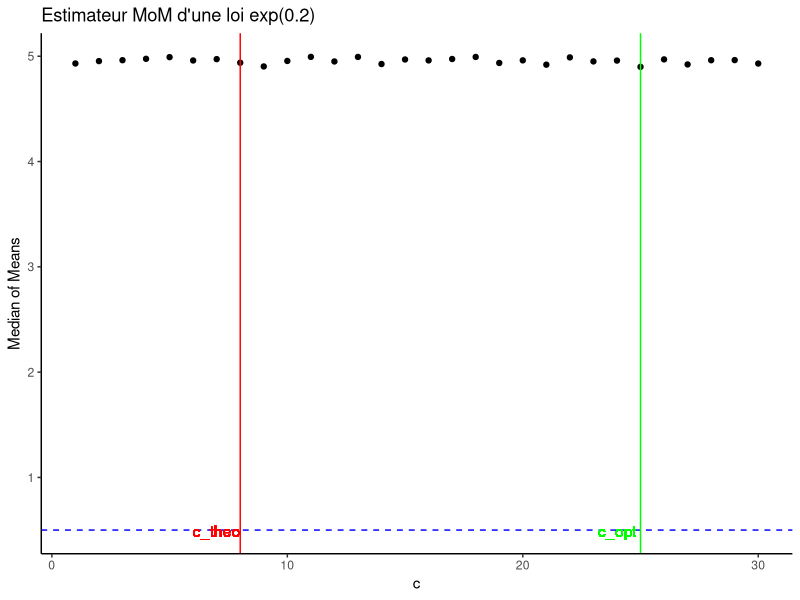
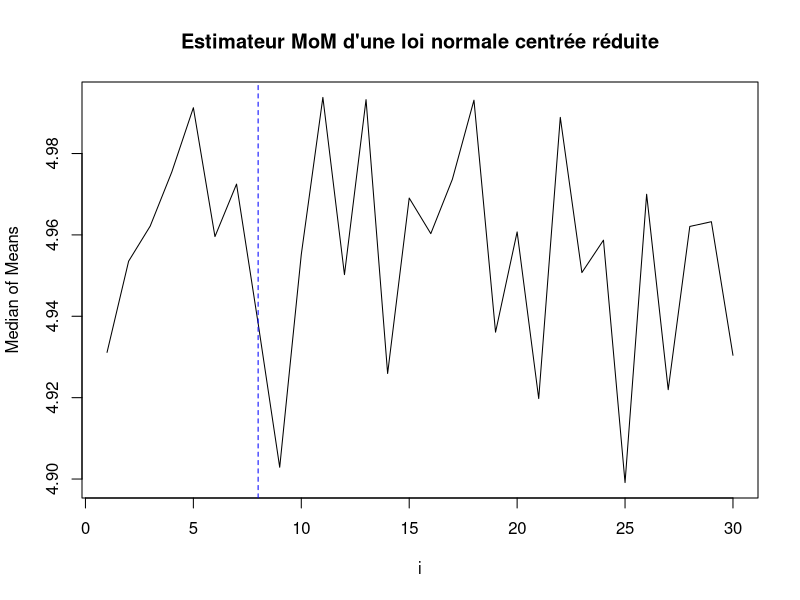
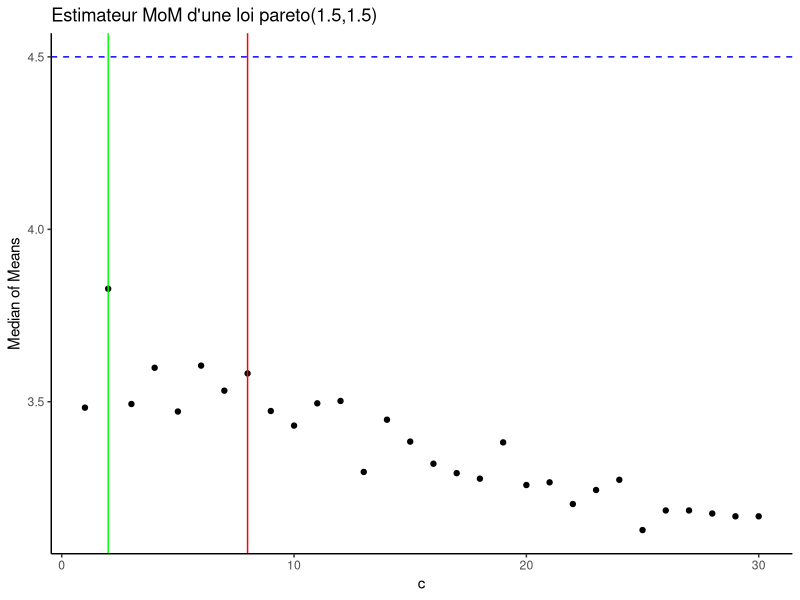
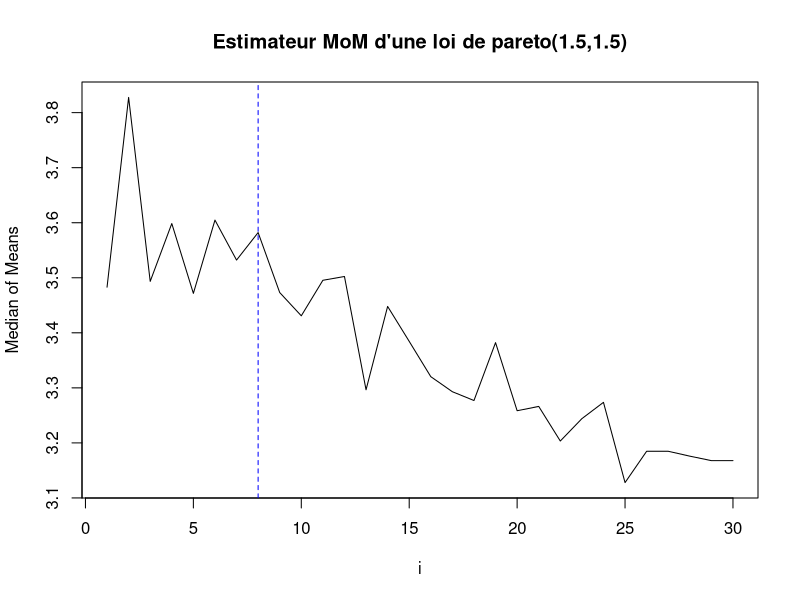

These figures' R source, in order: (Note: this script raises an error after producing the figures.)
## ---- chunk 1
knitr::opts_chunk$set(echo = TRUE)
## ---- chunk 2
set.seed(1234)
## ---- chunk 3
median_of_means <- function(X, n) {
  if (n > length(X)) {
    n <- ceiling(length(X) / 2)
  }
  indic <- rep(1:n, each = floor(length(X) / n))
  indic <- sample(indic)
  moyennes <- sapply(1:n, function(block) mean(X[indic == block]))
  return(median(moyennes))
}
## ---- chunk 4
rob_median_of_means <- function(X, n, l) {
  res <- replicate(l, median_of_means(X, n))
  return(mean(res))
}
## ---- chunk 5
M=0
population1=rnorm(1000,M,3)
c(median_of_means(population1, 10),mean(population1),(mean(population1) - median_of_means(population1, 10)) ^ 2)

## ---- chunk 6
c(rob_median_of_means(population1, 10, 20),mean(population1),(mean(population1) - rob_median_of_means(population1, 10, 20)) ^ 2)
## ---- chunk 7
population2=rnorm(1000,4,1)
c(median_of_means(population2, 10),mean(population2),(mean(population2) - median_of_means(population2, 10)) ^ 2)
## ---- chunk 8
c(rob_median_of_means(population2, 10, 20),mean(population2),(mean(population2) - rob_median_of_means(population2, 10, 20)) ^ 2)
## ---- chunk 9
population3=rt(1000, df=5)
c(median_of_means(population3, 10),mean(population3),(mean(population3) - median_of_means(population3, 10)) ^ 2)
## ---- chunk 10
c(rob_median_of_means(population3, 10, 20),mean(population3),(mean(population3) - rob_median_of_means(population3, 10, 20)) ^ 2)
## ---- chunk 11
median_of_means_opt <- function(X, alpha=0.025) {
  n=length(X)
  k <- trunc(8*log(1/alpha))
  m <- n/k
  indic <- rep(1:k, each = m)
  indic <- sample(indic)
  moyennes <- sapply(1:k, function(block) mean(X[indic == block]))
  return(median(moyennes))
}

rob_median_of_means_opt <- function(X, alpha=0.025, l) {
  res <- replicate(l, median_of_means_opt(X, alpha))
  return(mean(res))
}
## ---- chunk 12
library("ggplot2")
median_of_means_opt3 <- function(X, alpha, i) {
  n <- length(X)
  k <- trunc(i * log(1/alpha))
  m <- n / k
  indic <- rep(1:k, each = m)
  sample(indic)
  moyennes <- sapply(1:k, function(block) mean(X[indic == block]))
  return(median(moyennes))
}

population1 <- rexp(10000, 0.2)
rob_median_of_means_opt(population1,0.025, 1000)
population1
alpha <- 0.025
i_values <- 1:30
median_values <- sapply(i_values, function(i) median_of_means_opt3(population1, alpha, i))
data=as.data.frame(cbind(i_values,median_values))
ggplot(data = data, aes(x = i_values, y = median_values)) +
  geom_point() +
  geom_hline(yintercept = 1/2, linetype = "dashed", color = "blue") +
  geom_vline(xintercept = 8, color = "red") +
  geom_vline(xintercept = i_values[which.min(abs(median_values - 0.5))], color = "green") +
  labs(x = "c", y = "Median of Means", title = "Estimateur MoM d'une loi exp(0.2)") +
  geom_text(x = 7, y = 0.491, label = "c_theo", color = "red", vjust = 0.5) +
  geom_text(x = i_values[which.min(abs(median_values - 0.5))]-1, y = 0.491, label = "c_opt", color = "green", vjust = 0.5) +
  theme_classic()
plot(x = i_values, y = median_values, type = "l", xlab = "i", ylab = "Median of Means", main ="Estimateur MoM d'une loi normale centrée réduite")
abline(h=1/2, col='red')
abline(v=8, lty=2, col='blue')
## ---- chunk 13
library("VGAM")
population2 <- rpareto(1000, 1.5, 1.5)
alpha <- 0.025
i_values <- 1:30
median_values <- sapply(i_values, function(i) median_of_means_opt3(population2, alpha, i))
data=as.data.frame(cbind(i_values,median_values))
ggplot(data = data, aes(x = i_values, y = median_values)) +
  geom_point() +
  geom_hline(yintercept = 4.5, linetype = "dashed", color = "blue") +
  geom_vline(xintercept = 8, color = "red") +
  geom_vline(xintercept = i_values[which.min(abs(median_values - 4.5))], color = "green") +
  labs(x = "c", y = "Median of Means", title = "Estimateur MoM d'une loi pareto(1.5,1.5)") +
  geom_text(x = 7, y = 0.491, label = "c_theo", color = "red", vjust = 0.5) +
  geom_text(x = i_values[which.min(abs(median_values - 4.5))]-1, y = 0.491, label = "c_opt", color = "green", vjust = 0.5) +
  theme_classic()
plot(x = i_values, y = median_values, type = "l", xlab = "i", ylab = "Median of Means", main ="Estimateur MoM d'une loi de pareto(1.5,1.5)")
abline(h=4.5, col='red')
abline(v=8, lty=2, col='blue')
print(i_values[which.min(abs(median_values - 4.5))])
## ---- chunk 14
alpha=0.025
population1=rnorm(1000,0,3)
#c(median_of_means_opt(population1, alpha),mean(population1),(mean(population1) - median_of_means_opt(population1, alpha)) ^ 2)
IC=c(median_of_means_opt(population1)-2.24*sqrt(var(population1)/length(population1)),median_of_means_opt(population1),median_of_means_opt(population1)+2.24*sqrt(var(population1)/length(population1)))
IC
taille=IC[3]-IC[1]
taille
## ---- chunk 15
c(rob_median_of_means_opt(population1, alpha, 20),mean(population1),(mean(population1) - rob_median_of_means_opt(population1, alpha, 20)) ^ 2)
## ---- chunk 16
alpha=0.025
c(median_of_means_opt(population3, alpha),mean(population3),(mean(population3) - median_of_means_opt(population3, alpha)) ^ 2)

c(rob_median_of_means_opt(population3, alpha, 20),mean(population3),(mean(population3) - rob_median_of_means_opt(population3, alpha, 20)) ^ 2)
## ---- chunk 17
bootstrap_IC <- function(data, alpha=0.025, R=1000) {
  bootstrap_estimates <- replicate(R, {
    sample_data <- sample(data, replace = TRUE)
    median_of_means_opt(sample_data, alpha)
  })
  
  lower_bound <- quantile(bootstrap_estimates, 0.025)
  upper_bound <- quantile(bootstrap_estimates, 0.975)
  
  return(c(lower_bound, upper_bound))
}

population1 <- rnorm(1000, 0, 3)


ci <- bootstrap_IC(population4)
ci2 <- bootstrap_IC(population5)
taille <- abs(ci[2]-ci[1])
taille2 <- abs(ci2[2]-ci2[1])

ci2
taille2  

ci
taille
## ---- chunk 18
population4=rlnorm(n = 100000, meanlog = 0, sdlog = 1)
c(median_of_means_opt(population4, alpha),mean(population4),(mean(population4) - median_of_means_opt(population4, alpha)) ^ 2)
#IC=c(median_of_means_opt(population4)-2.24*sqrt(var(population4)/length(population4)),median_of_means_opt(population4#),median_of_means_opt(population4)+2.24*sqrt(var(population4)/length(population4)))
#IC
#taille=IC[3]-IC[1]
#taille
## ---- chunk 19
population5=rweibull(n = 1000, shape = 0.5)
c(median_of_means_opt(population5, alpha),mean(population5),(mean(population5) - median_of_means_opt(population5, alpha)) ^ 2)
## ---- chunk 20
population_rd1=sample(x = -2:10, size = 1000, replace = TRUE, prob=NULL)
c(median_of_means(population_rd1, 10),mean(population_rd1),(mean(population_rd1) - median_of_means(population_rd1, 10)) ^ 2)
## ---- chunk 21
c(rob_median_of_means(population_rd1, 10, 20),mean(population_rd1),(mean(population_rd1) - rob_median_of_means(population_rd1, 10, 20)) ^ 2)
## ---- chunk 22
population_rd2=sample(x = X(-1,1, by=0.001), size = 1000, replace = TRUE, prob=NULL)
c(median_of_means(population_rd2, alpha),mean(population_rd2),(mean(population_rd2) - median_of_means(population_rd2, alpha)) ^ 2)
## ---- chunk 23
c(rob_median_of_means(population_rd2, alpha, 20),mean(population_rd2),(mean(population_rd2) - rob_median_of_means(population_rd2, alpha, 20)) ^ 2)
## ---- chunk 24
c(median_of_means_opt(population_rd1, alpha),mean(population_rd1),(mean(population_rd1) - median_of_means_opt(population_rd1, alpha)) ^ 2)
## ---- chunk 25
c(rob_median_of_means_opt(population_rd1, 10, 20),mean(population_rd1),(mean(population_rd1) - rob_median_of_means_opt(population_rd1, 10, 20)) ^ 2)
## ---- chunk 26
c(median_of_means_opt(population_rd2, 10),mean(population_rd2),(mean(population_rd2) - median_of_means_opt(population_rd2, 10)) ^ 2)
## ---- chunk 27
c(rob_median_of_means_opt(population_rd2, 10, 20),mean(population_rd2),(mean(population_rd2) - rob_median_of_means_opt(population_rd2, 10, 20)) ^ 2)
## ---- chunk 28
population_rd3 <- sample(c(runif(1000, -1, 1), 50), 1000, replace = TRUE)
c(median_of_means_opt(population_rd2, 10),mean(population_rd2),(mean(population_rd2) - median_of_means_opt(population_rd2, 10)) ^ 2)
## ---- chunk 29
c(rob_median_of_means_opt(population_rd2, 10, 20),mean(population_rd2),(mean(population_rd2) - rob_median_of_means_opt(population_rd2, 10, 20)) ^ 2)
## ---- chunk 30
x <- X(from = 0.01, to = 1, by = 0.001)
y <- trunc(8 * log(1 / x))

plot(x = x, y = y, type = "l", col = "blue", ylim = c(0, 40), 
     main = "nombre de blocks en fonction de la valeur de alpha", xlab = "valeur de alpha", ylab = "nb de blocks")

## ---- chunk 31
X1=rpareto(n = 1000, scale = 2.2, 3)

median_of_means_opt2 <- function(X, alpha=0.025) {
  n=length(X)
  k <- (trunc(8*log(1/alpha)))
  m <- n/k
  indic <- rep(1:k, each = m)
  indic <- sample(indic)
  moyennes <- sapply(1:k, function(block) mean(X[indic == block]))
  return(median(moyennes))
}

plot_intervalle <- function(X) {
  alpha <- 0.025
  n <- length(X)
  k <- trunc(8 * log(1 / alpha))
  m <- n / k
  sigma <- 10
  
  Y <- matrix(NA, nrow = 10000, ncol = 5)
  
  for (i in 1:10000) {
    hat_mu <- median_of_means_opt2(X)
    
    y_min <- hat_mu - sigma * sqrt((32*log(1/alpha))/n)
    y_max <- hat_mu + sigma * sqrt((32*log(1/alpha))/n)
    
    taille=y_max-y_min
    
    Y[i, ] <- c(hat_mu,y_min, y_max, taille, abs(hat_mu-10))
  }
  
  plot(Y[, 2], type = "l", ylim = range(Y), col = "blue", main = "Intervalles de confiance", xlab = "Index", ylab = "Valeurs")
  points(Y[, 3], type = "l", col="blue")
  abline(h = hat_mu, col = "red")
  Y=as.data.frame(Y)
  names(Y) <- c("MoM", "y_min", "y_max", "taille", "MoM-mean")
  print(Y)
  print(sigma*sqrt((2*log(1/alpha))/n))
  print((sum(Y[, 5] <=sigma*sqrt((2*log(1/alpha))/n))/10000))
}
plot_intervalle(X1)
## ---- chunk 32
median_of_means <- function(X, k) {
  n=length(X)
  if (k > n) {
    k <- ceiling(length(X) / 2)
  }
  indic <- rep(1:k, each = floor(n / k))
  indic <- sample(indic)
  moyennes <- sapply(1:k, function(block) mean(X[indic == block]))
  return(median(moyennes))
}


plot_int=function(X,k){
  alpha <- 0.025
  n <- length(X)
  m <- trunc(n / k)
  sigma <- sqrt(var(X))
  
  Y <- matrix(NA, nrow = 10000, ncol = 5)
  for (i in 1:10000) {
    hat_mu <- median_of_means(X,k)
    
    y_min <- hat_mu - sigma * sqrt(4/m)
    y_max <- hat_mu + sigma * sqrt(4/m)
    
    taille=y_max-y_min
    
    Y[i, ] <- c(hat_mu,y_min, y_max, taille, abs(hat_mu-mean(X)))
  }
  
  plot(Y[, 2], type = "l", ylim = range(Y), col = "blue", main = "Intervalles de confiance", xlab = "Index", ylab = "Valeurs")
  points(Y[, 3], type = "l", col="blue")
  abline(h = hat_mu, col = "red")
  Y=as.data.frame(Y)
  names(Y) <- c("MoM", "y_min", "y_max", "taille", "MoM-mean")
  print(Y)
  print(sigma*sqrt(4/m))
  print(sum(Y[, 5]>sigma*sqrt(4/m)))
  print(exp(-k/8))
}
X1=rexp(n = 1000, rate=1)
plot_int(X1, 25)
## ---- chunk 33
median_of_means_Minsker <- function(X, k) {
  n <- length(X)
  if (k > n) {
    k <- ceiling(length(X) / 2)
  }
  indic <- combn(X, k)
  moyennes <- apply(indic, 2, mean)
  return(median(moyennes))
}

X4 <- rexp(n = 30, rate = 0.1)
result <- median_of_means_Minsker(X4, 7)
print(result)


# Calculer la médiane des moyennes pour différentes valeurs de k
x <- 1:7
y <- sapply(x, function(k) median_of_means_Minsker(X4, k))

# Tracer la médiane des moyennes en fonction de k
plot(x = x, y = y, type = "b", xlab = "k", ylab = "Median of Means", main = "Median of Means suivant le nombre de blocks k")

## ---- chunk 34
X1=rpareto(n = 10000, scale = 2.2, 3)

median_of_means_opt3 <- function(X) {
  n=length(X)
  alpha=0.025
  k=(trunc(8*log(1/alpha)))
  m <- n/k
  indic <- rep(1:k, each = m)
  indic <- sample(indic)
  moyennes <- sapply(1:k, function(block) mean(X[indic == block]))
  return(median(moyennes))
}
median_of_means_opt3(X1)

plot_intervalle2 <- function(X, sigma, mu, alpha = 0.025) {
  n <- length(X)
  c_values <- seq(sqrt(2), 4 * sqrt(2), by = 0.5)
  
  result <- numeric(length(c_values))
  
  for (i in 1:length(c_values)) {
    c <- c_values[i]
    k <- trunc(8 * log(1 / alpha))
    m <- n / k

    Y <- numeric(1000)
    
    for (j in 1:1000) {
      hat_mu <- median_of_means_opt3(X)
      interval_width <- sigma * c * sqrt(log(1 / alpha) / n)
      Y[j] <- abs(hat_mu - mu) <= interval_width
    }
    
    result[i] <- sum(Y) / length(Y)
  }
  
  # Trouver les valeurs de c pour lesquelles la proportion est proche de 97.5%
  c_optimal_index <- which.min(result >= 1 - alpha)
  c_optimal <- c_values[c_optimal_index]
  
  # Calculer la proportion
  proportion_within_interval <- result[c_optimal_index]
  
  print(paste("Valeur de c pour une proportion de 97.5% :", c_optimal))
  print(proportion_within_interval)
}
## ---- chunk 35
Z <- rpareto(1000, shape = 2.2, scale = 3)


estimateur <- replicate(1000, median_of_means_opt3(rpareto(100, shape = 2.2, scale = 3)))

alpha <- 0.025
mu_MoM <- median_of_means_opt3(rpareto(100, shape = 2.2, scale = 3))
n <- length(estimateur)
sigma <- 8.22
sup <- mu_MoM + sigma * sqrt(4.6 * log(1 / alpha) / n) 
inf <- mu_MoM - sigma * sqrt(4.6 * log(1 / alpha) / n)

count_in_intervalle <- sum(estimateur >= inf & estimateur <= sup)
pourcentage <- count_in_intervalle / length(estimateur) * 100


print(paste("Nombre de valeurs dans l'intervalle de confiance :", count_in_intervalle))
print(paste("Pourcentage de valeurs dans l'intervalle de confiance :", pourcentage, "%"))


plot(estimateur, type = "p", col = "blue", xlab = "Valeur de c", ylab = "MoM", main = "Estimateur MoM", ylim=c(inf-1, sup+1))
abline(h = sup, col = "red")
abline(h = inf, col = "red")
## ---- chunk 36
time<- Sys.time()

pourcentages <- numeric(1000)
ululu <- 0
for (i in 1:1000) {
  Z <- rpareto(1000, shape = 2.2, scale = 3)
  estimateur <- replicate(1000, median_of_means_opt3(rpareto(100, shape = 2.2, scale = 3)))

  alpha <- 0.025
  mu_MoM <- median_of_means_opt3(rpareto(100, shape = 2.2, scale = 3))
  n <- length(estimateur)
  sigma <- 8.22
  sup <- sigma * sqrt(6.51 * log(1 / alpha) / n) 
  inf <- - sigma * sqrt(6.51 * log(1 / alpha) / n)

  count_in_intervalle <- sum(estimateur-5.5 >= inf & estimateur-5.5 <= sup)
  pourcentage <- count_in_intervalle / length(estimateur) * 100

  pourcentages[i] <- pourcentage
  if (96.5 <= pourcentage && pourcentage <= 98.5) {
    ululu <- ululu + 1
  }
}
estimateur-5.5
hist(estimateur-5.5, xlim=c(inf-1, sup+1))
abline(v = sup, col = "red")
abline(v = inf, col = "red")

sum(estimateur-5.5 <= inf)

hist(pourcentages, breaks=100, freq=T, xlim = c(95,100) , ylim = c(500, 700))
plot(estimateur-5.5, type = "p", col = "blue", xlab = "Valeur de c", ylab = "MoM-mu", main = "Estimateur MoM", ylim=c(inf-1, sup+1))
sup
abline(h = sup, col = "red")
abline(h = inf, col = "red")
#estimateur

#print(paste("Pourcentages stockés :", pourcentages))
#print(paste("Nombre de valeurs comprises entre 96.5% et 98.5% : ", ululu))

Sys.time()-time
## ---- chunk 37
pourcentages <- numeric(1000)
ululu <- 0
ouloulou <- 0
for (i in 1:1000) {
  Z <- rweibull(1000, shape = 0.5)
  estimateur <- replicate(1000, median_of_means_opt3(rweibull(100, shape = 0.5)))

  alpha <- 0.025
  mu_MoM <- median_of_means_opt3(rweibull(100, shape = 0.5))
  n <- length(estimateur)
  sigma <- 4.69
  sup <- mu_MoM + sigma * sqrt(12.2 * log(1 / alpha) / n) 
  inf <- mu_MoM - sigma * sqrt(12.2 * log(1 / alpha) / n)

  count_in_intervalle <- sum(estimateur >= inf & estimateur <= sup)
  pourcentage <- count_in_intervalle / length(estimateur) * 100

  pourcentages[i] <- pourcentage
  if (97 <= pourcentage && pourcentage <= 98) {
    ululu <- ululu + 1
  }
  if (pourcentage > 98) {
    ouloulou <- ouloulou + 1
  }
}
hist(pourcentages, breaks=25, freq=T)

print(paste("Pourcentages stockés :", pourcentages))
print(paste("Nombre de valeurs comprises entre 96.5% et 98.5% : ", ululu))
print(paste("Nombre de valeurs supérieure à 98: ", ouloulou))

## ---- chunk 38
time<- Sys.time()
pourcentages <- numeric(1000)
ululu <- 0

for (i in 1:1000) {
  Z <- rexp(1000, rate = 0.5)
  estimateur <- replicate(1000, median_of_means_opt3(rexp(100, rate = 0.5)))

  alpha <- 0.025
  mu_MoM <- median_of_means_opt3(Z)
  n <- length(estimateur)
  sigma <- 2
  sup <- mu_MoM + sigma * sqrt(24.3* log(1 / alpha) / n) 
  inf <- mu_MoM - sigma * sqrt(24.3* log(1 / alpha) / n)
    
    count_in_intervalle <- sum(estimateur >= inf & estimateur <= sup)
    pourcentage <- count_in_intervalle / length(estimateur) * 100
    
    pourcentages[i] <- pourcentage
    
    if (96.5 <= pourcentage && pourcentage <= 98.5) {
      ululu <- ululu + 1
    }
}

hist(pourcentages, breaks=25, freq=T, xlim = c(95,100) )
plot(estimateur, type = "p", col = "blue", xlab = "Valeur de c", ylab = "MoM", main = "Estimateur MoM", ylim=c(inf-1, sup+1))
abline(h = sup, col = "red")
abline(h = inf, col = "red")

print(paste("Pourcentages stockés :", pourcentages))
print(paste("Nombre de valeurs comprises entre 96.5% et 98.5% : ", ululu))
Sys.time()-time
## ---- chunk 39
pourcentages <- numeric(1000)
ululu <- 0

for (i in 1:1000) {
  Z <- rpareto(1000, scale = 1, shape = 6)
  estimateur <- replicate(1000, median_of_means_opt3(rpareto(1000, scale = 1, shape = 6)))

  alpha <- 0.025
  mu_MoM <- median_of_means_opt3(Z)
  n <- length(estimateur)
  sigma <- 0.27
  sup <- mu_MoM + sigma * sqrt(3* log(1 / alpha) / n) 
  inf <- mu_MoM - sigma * sqrt(3* log(1 / alpha) / n)
    
    count_in_intervalle <- sum(estimateur >= inf & estimateur <= sup)
    pourcentage <- count_in_intervalle / length(estimateur) * 100
    
    pourcentages[i] <- pourcentage
    
    if (96.5 <= pourcentage && pourcentage <= 98.5) {
      ululu <- ululu + 1
    }
}

hist(pourcentages, breaks=25, freq=T)

print(paste("Pourcentages stockés :", pourcentages))
print(paste("Nombre de valeurs comprises entre 96.5% et 98.5% : ", ululu))

## ---- chunk 40
time <-  Sys.time()
pourcentages <- numeric(1000)
ululu <- 0

for (i in 1:1000) {
  Z <- rlnorm(1000, meanlog = 0, sdlog = 2)
  estimateur <- replicate(1000, median_of_means_opt3(rlnorm(1000, meanlog  = 0, sdlog  = 2)))

  alpha <- 0.025
  mu_MoM <- median_of_means_opt3(Z)
  n <- length(estimateur)
  sigma <- 54.1
  sup <- mu_MoM + sigma * sqrt(3* log(1 / alpha) / n) 
  inf <- mu_MoM - sigma * sqrt(3* log(1 / alpha) / n)
    
    count_in_intervalle <- sum(estimateur >= inf & estimateur <= sup)
    pourcentage <- count_in_intervalle / length(estimateur) * 100
    
    pourcentages[i] <- pourcentage
    
    if (96.5 <= pourcentage && pourcentage <= 98.5) {
      ululu <- ululu + 1
    }
}


hist(pourcentages, breaks=25, freq=T, xlim = c(95,100) )
plot(estimateur, type = "p", col = "blue", xlab = "Valeur de c", ylab = "MoM", main = "Estimateur MoM", ylim=c(inf-1, sup+1))
abline(h = sup, col = "red")
abline(h = inf, col = "red")

Sys.time()-time
## ---- chunk 41
c_opt <- seq(from = 2, to = 7, by = 0.01)
n <- 1000
alpha <- 0.025
sigma <- 8.22
shape <- 2.2
scale <- 3
num_simulations <- 1000  # Nombre de simulations pour calculer le pourcentage

# Initialiser les vecteurs
sup <- numeric(length(c_opt))
inf <- numeric(length(c_opt))
pourcentage <- numeric(length(c_opt))

# Boucle pour calculer les intervalles de confiance et les pourcentages
for (i in 1:length(c_opt)) {
  count_in_intervalle <- 0
  
  for (j in 1:num_simulations) {
    Z <- rpareto(n, shape, scale)
    estimateur <- replicate(1000, median_of_means_opt3(Z))
    mu_MoM <- median_of_means_opt3(Z)
    
    sup[i] <- mu_MoM + sigma * sqrt(c_opt[i] * log(1 / alpha) / n) 
    inf[i] <- mu_MoM - sigma * sqrt(c_opt[i] * log(1 / alpha) / n)
    
    count_in_intervalle <- count_in_intervalle + sum(estimateur >= inf[i] & estimateur <= sup[i])
  }
  
  pourcentage[i] <- count_in_intervalle / (num_simulations * 1000) * 100
}

# Tracer les résultats
plot(c_opt, pourcentage, type = "l", col = "blue", lwd = 2,
     xlab = "Valeur de c_opt", ylab = "Pourcentage dans l'intervalle",
     main = "Pourcentage dans l'intervalle de confiance en fonction de c_opt")
abline(h = 97.5, col = "red", lty = 2, lwd = 2)
#abline(v = c_opt[which.min(abs(pourcentage-97.5))])
legend("bottomright", legend = "97.5%", col = "red", lty = 2, lwd = 2)


## ---- chunk 42
time<- Sys.time()

pourcentages <- numeric(1000)
c_opt <- seq(from = 2, to = 7, by = 0.01)
mat <- matrix(NULL, ncol = 1001, nrow = length(c_opt))
ululu <- 0
for (j in 1:length(c_opt)){
  for (i in 1:1000) {
    mat[j,1] <- c_opt[j]
    Z <- rpareto(1000, shape = 2.2, scale = 3)
    mat[j,i+1] <-  median_of_means_opt3(rpareto(100, shape = 2.2, scale = 3))
    alpha <- 0.025
    mu_MoM <- median_of_means_opt3(Z)
    n <- 1000
    sigma <- 8.22
    sup <- mu_MoM + sigma * sqrt(c_opt[j] * log(1 / alpha) / n) 
    inf <- mu_MoM - sigma * sqrt(c_opt[j] * log(1 / alpha) / n)
    
    count_in_intervalle <- sum(mat[j,-1] >= inf & mat[j,-1] <= sup)
    pourcentage <- count_in_intervalle / 10
    
    pourcentages[i] <- pourcentage
    if (96.5 <= pourcentage && pourcentage <= 98.5) {
      ululu <- ululu + 1
    }
    }
}


hist(pourcentages, breaks=25, freq=T, xlim = c(95,100) , ylim = c(500, 700))
plot(estimateur, type = "p", col = "blue", xlab = "Valeur de c", ylab = "MoM", main = "Estimateur MoM", ylim=c(inf-1, sup+1))
abline(h = sup, col = "red")
abline(h = inf, col = "red")

print(paste("Pourcentages stockés :", pourcentages))
print(paste("Nombre de valeurs comprises entre 96.5% et 98.5% : ", ululu))

Sys.time()-time
## ---- chunk 43
time <- Sys.time()
c_opt <- seq(from = 2.5, to = 3, by = 0.005)
mat <- matrix(NA, ncol = 1001, nrow = length(c_opt))  # Matrice pour stocker les résultats
pourcentages <- numeric(length(c_opt))  # Vecteur pour stocker les pourcentages
ululu <- 0  # Compteur pour les pourcentages dans l'intervalle souhaité

# Remplissage de la première colonne de mat avec les valeurs de c_opt
mat[, 1] <- c_opt

# Boucle pour remplir la matrice et calculer les pourcentages
for (j in 1:length(c_opt)) {
  for (i in 1:1000) {
    Z <- rpareto(1000, shape = 2.2, scale = 3)
    mat[j, i + 1] <- median_of_means_opt3(rpareto(100, shape = 2.2, scale = 3))
  }
  
  alpha <- 0.025
  mu_MoM <- median_of_means_opt3(rpareto(100, shape = 2.2, scale = 3))
  n <- 1000
  sigma <- 8.22
  sup <- mu_MoM + sigma * sqrt(c_opt[j] * log(1 / alpha) / n)
  inf <- mu_MoM - sigma * sqrt(c_opt[j] * log(1 / alpha) / n)
  
  count_in_intervalle <- sum(mat[j, -1] >= inf & mat[j, -1] <= sup)
  pourcentage <- count_in_intervalle / 1000 * 100
  
  pourcentages[j] <- pourcentage
  
  if (96.5 <= pourcentage && pourcentage <= 98.5) {
    ululu <- ululu + 1
  }
}

# Tracer l'histogramme des pourcentages
hist(pourcentages, breaks = 25, freq = TRUE, xlim=c(90,100))

# Tracer le pourcentage en fonction des valeurs de c_opt
plot(c_opt, pourcentages, type = "p", col = "blue", xlab = "Valeur de c", ylab = "Pourcentage", main = "Pourcentage en fonction de c", ylm= c(90,100))
abline(h = 97.5, col = "red", lty = 2, lwd = 2)
legend("bottomright", legend = "97.5%", col = "red", lty = 2, lwd = 2)

abline(v = c_opt[which.min(abs(pourcentages-97.5))], col= "green", lty = 2, lwd = 2)
legend("bottomright", legend = c("97.5%","c_optimal"), col = c("red","green"), lty = c(2,2), lwd = c(2,2))

# Affichage des résultats
print(paste("Pourcentages stockés :", paste(pourcentages, collapse = "%, ")))
print(paste("Nombre de valeurs comprises entre 96.5% et 98.5% : ", ululu))

#dev.copy(pdf, filename = "c_opt_pareto.pdf")
#dev.off()
Sys.time()- time
## ---- chunk 44
time <- Sys.time()
c_opt <- seq(from = 2, to = 4, by = 0.01)
mat <- matrix(NA, ncol = 1001, nrow = length(c_opt))  # Matrice pour stocker les résultats
pourcentages <- numeric(length(c_opt))  # Vecteur pour stocker les pourcentages
ululu <- 0  # Compteur pour les pourcentages dans l'intervalle souhaité

# Remplissage de la première colonne de mat avec les valeurs de c_opt
mat[, 1] <- c_opt

# Boucle pour remplir la matrice et calculer les pourcentages
for (j in 1:length(c_opt)) {
  for (i in 1:1000) {
    Z <- rlnorm(1000, meanlog  = 0, sdlog  = 2)
    mat[j, i + 1] <- median_of_means_opt3(rlnorm(1000, meanlog  = 0, sdlog  = 2))
  }
  
  alpha <- 0.025
  mu_MoM <- median_of_means_opt3(rlnorm(1000, meanlog  = 0, sdlog  = 2))
  n <- 1000
  sigma <- 54.1
  sup <- mu_MoM + sigma * sqrt(c_opt[j] * log(1 / alpha) / n)
  inf <- mu_MoM - sigma * sqrt(c_opt[j] * log(1 / alpha) / n)
  
  count_in_intervalle <- sum(mat[j, -1] >= inf & mat[j, -1] <= sup)
  pourcentage <- count_in_intervalle / 1000 * 100
  
  pourcentages[j] <- pourcentage
  
  if (96.5 <= pourcentage && pourcentage <= 98.5) {
    ululu <- ululu + 1
  }
}

# Tracer l'histogramme des pourcentages
hist(pourcentages, breaks = 25, freq = TRUE, xlim=c(90,100))

# Tracer le pourcentage en fonction des valeurs de c_opt
plot(c_opt, pourcentages, type = "l", col = "blue", xlab = "Valeur de c", ylab = "Pourcentage", main = "Pourcentage en fonction de c")
abline(h = 97.5, col = "red", lty = 2, lwd = 2)
legend("bottomright", legend = "97.5%", col = "red", lty = 2, lwd = 2)

#abline(v = c_opt[which.min(pourcentages-97.5)], col= "green", lty = 2, lwd = 2)
#legend("bottomright", legend = c("97.5%","c_optimal"), col = c("red","green"), lty = c(2,2), lwd = c(2,2))

# Affichage des résultats
print(paste("Pourcentages stockés :", paste(pourcentages, collapse = "%, ")))
print(paste("Nombre de valeurs comprises entre 96.5% et 98.5% : ", ululu))

dev.copy(pdf, filename = "c_opt.pdf")
dev.off()
Sys.time()- time
## ---- chunk 45
time <- Sys.time()
c_opt <- seq(from = 15, to = 25, by = 0.05)
mat <- matrix(NA, ncol = 1001, nrow = length(c_opt))  # Matrice pour stocker les résultats
pourcentages <- numeric(length(c_opt))  # Vecteur pour stocker les pourcentages
ululu <- 0  # Compteur pour les pourcentages dans l'intervalle souhaité

# Remplissage de la première colonne de mat avec les valeurs de c_opt
mat[, 1] <- c_opt

# Boucle pour remplir la matrice et calculer les pourcentages
for (j in 1:length(c_opt)) {
  for (i in 1:1000) {
    Z <- rexp(100, rate = 0.5)
    mat[j, i + 1] <- median_of_means_opt3(rexp(100, rate = 0.5))
  }
  
  alpha <- 0.025
  mu_MoM <- median_of_means_opt3(rexp(100, rate = 0.5))
  n <- 1000
  sigma <- 2
  sup <- mu_MoM + sigma * sqrt(c_opt[j] * log(1 / alpha) / n)
  inf <- mu_MoM - sigma * sqrt(c_opt[j] * log(1 / alpha) / n)
  
  count_in_intervalle <- sum(mat[j, -1] >= inf & mat[j, -1] <= sup)
  pourcentage <- count_in_intervalle / 1000 * 100
  
  pourcentages[j] <- pourcentage
  
  if (96.5 <= pourcentage && pourcentage <= 98.5) {
    ululu <- ululu + 1
  }
}

# Tracer l'histogramme des pourcentages
hist(pourcentages, breaks = 25, freq = TRUE, xlim=c(90,100))

# Tracer le pourcentage en fonction des valeurs de c_opt
plot(c_opt, pourcentages, type = "p", col = "blue", xlab = "Valeur de c", ylab = "Pourcentage", main = "Pourcentage en fonction de c", ylim=c(90,100))
abline(h = 97.5, col = "red", lty = 2, lwd = 2)
legend("bottomright", legend = "97.5%", col = "red", lty = 2, lwd = 2)

#abline(v = c_opt[which.min(pourcentages-97.5)], col= "green", lty = 2, lwd = 2)
#legend("bottomright", legend = c("97.5%","c_optimal"), col = c("red","green"), lty = c(2,2), lwd = c(2,2))

# Affichage des résultats
print(paste("Pourcentages stockés :", paste(pourcentages, collapse = "%, ")))
print(paste("Nombre de valeurs comprises entre 96.5% et 98.5% : ", ululu))
print(paste("Valeur de c_opt : ", c_opt[which.min(abs(pourcentages-97.5))]))

#dev.copy(pdf, filename = "c_opt_exp.pdf")
#dev.off()
Sys.time()- time
